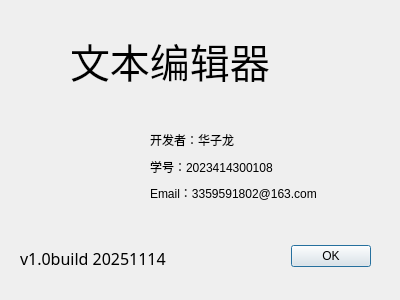
<?xml version="1.0" encoding="UTF-8"?>
<ui version="4.0">
 <class>AboutDialog</class>
 <widget class="QDialog" name="AboutDialog">
  <property name="geometry">
   <rect>
    <x>0</x>
    <y>0</y>
    <width>400</width>
    <height>300</height>
   </rect>
  </property>
  <property name="windowTitle">
   <string>Dialog</string>
  </property>
  <widget class="QDialogButtonBox" name="buttonBox">
   <property name="geometry">
    <rect>
     <x>10</x>
     <y>240</y>
     <width>361</width>
     <height>32</height>
    </rect>
   </property>
   <property name="orientation">
    <enum>Qt::Orientation::Horizontal</enum>
   </property>
   <property name="standardButtons">
    <set>QDialogButtonBox::StandardButton::Ok</set>
   </property>
  </widget>
  <widget class="QLabel" name="label">
   <property name="geometry">
    <rect>
     <x>70</x>
     <y>20</y>
     <width>281</width>
     <height>81</height>
    </rect>
   </property>
   <property name="font">
    <font>
     <family>楷体</family>
     <pointsize>30</pointsize>
    </font>
   </property>
   <property name="text">
    <string>文本编辑器</string>
   </property>
  </widget>
  <widget class="QLabel" name="label_6">
   <property name="geometry">
    <rect>
     <x>20</x>
     <y>250</y>
     <width>171</width>
     <height>16</height>
    </rect>
   </property>
   <property name="font">
    <font>
     <family>宋体</family>
     <pointsize>12</pointsize>
    </font>
   </property>
   <property name="text">
    <string>v1.0build 20251114</string>
   </property>
  </widget>
  <widget class="QWidget" name="layoutWidget">
   <property name="geometry">
    <rect>
     <x>150</x>
     <y>130</y>
     <width>223</width>
     <height>73</height>
    </rect>
   </property>
   <layout class="QVBoxLayout" name="verticalLayout_2">
    <item>
     <widget class="QLabel" name="label_7">
      <property name="text">
       <string>开发者：华子龙</string>
      </property>
     </widget>
    </item>
    <item>
     <widget class="QLabel" name="label_8">
      <property name="text">
       <string>学号：2023414300108</string>
      </property>
     </widget>
    </item>
    <item>
     <widget class="QLabel" name="label_9">
      <property name="text">
       <string>Email：3359591802@163.com</string>
      </property>
     </widget>
    </item>
   </layout>
  </widget>
  <widget class="QLabel" name="label_5">
   <property name="geometry">
    <rect>
     <x>30</x>
     <y>110</y>
     <width>91</width>
     <height>111</height>
    </rect>
   </property>
   <property name="styleSheet">
    <string notr="true">border-image: url(:/image/20.png);</string>
   </property>
   <property name="text">
    <string/>
   </property>
  </widget>
 </widget>
 <resources/>
 <connections>
  <connection>
   <sender>buttonBox</sender>
   <signal>accepted()</signal>
   <receiver>AboutDialog</receiver>
   <slot>accept()</slot>
   <hints>
    <hint type="sourcelabel">
     <x>248</x>
     <y>254</y>
    </hint>
    <hint type="destinationlabel">
     <x>157</x>
     <y>274</y>
    </hint>
   </hints>
  </connection>
  <connection>
   <sender>buttonBox</sender>
   <signal>rejected()</signal>
   <receiver>AboutDialog</receiver>
   <slot>reject()</slot>
   <hints>
    <hint type="sourcelabel">
     <x>316</x>
     <y>260</y>
    </hint>
    <hint type="destinationlabel">
     <x>286</x>
     <y>274</y>
    </hint>
   </hints>
  </connection>
 </connections>
</ui>
